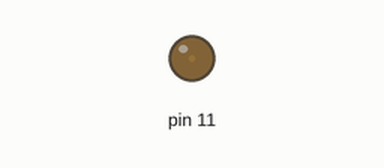
Recording of a sketch running on a simulated Arduino Uno, built with avr-gcc and run on an emulated ATmega328P. Shown: output pins drawn as LEDs (lit = HIGH).

Above: at 0.05 s.
At 0.65 s:
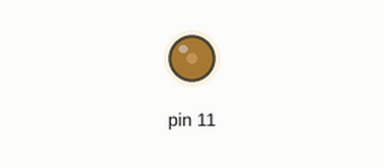
At 1.3 s:
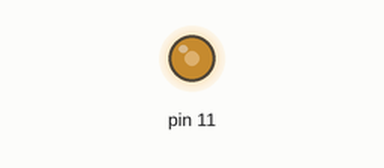
At 2.55 s:
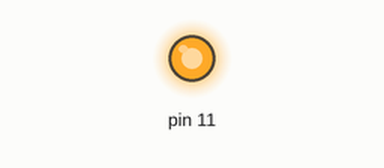
Timing chart, 0 to 5.9 s (numbered marks = the images above):
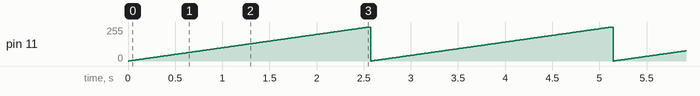

Measured:
- by itself, pin 11: ramps from 0/255 to 255/255 and jumps back, once every 2.6 s

The sketch:

_led_blinking_using_analog_pin1.ino
```cpp
// C++ code
//
void setup()
{
  pinMode(11, OUTPUT);
}
int i;
void loop()
{
  for(i=0;i<=255;i++)
  {
    analogWrite(11, i);
    delay(10); // Wait for 1000 millisecond(s)
  }

  for(i=225;i>=0;i--);
  {
    analogWrite(11, i);
    delay(10); // Wait for 1000 millisecond(s)
  }
}
```
